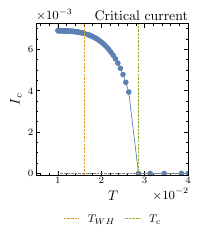

The script that saved this image:
import sys
import os 
if not os.path.exists('../Sources'):
	print("Error - Path to Sources directory not found ")
	raise Exception("Error - Path to Sources directory not found ")
else:	
	sys.path.insert(1,'../Sources')	

# path_to_dump = '../Dump/SupCondWHImagDumpfiles'
# path_to_dump = '../Dump/l_05Sup/'
path_to_dump = '../Dump/l_05SupHIGH/'
# path_to_dump = '../Dump/l_05Supalpha0_1/'
# path_to_dump = '../Dump/l1Sup/'
# path_to_dump = '../Dump/lambannealSup'

if not os.path.exists(path_to_dump):
    print("Error - Path to Dump directory not found")
    print("expected path: ", path_to_dump)
    # print("Creating Dump directory : ", path_to_dump)
    #os.makedirs(path_to_dump)
    raise Exception("Error - Path to Dump directory not found ")


from SYK_fft import *
import numpy as np
import matplotlib.pyplot as plt
from matplotlib import rcParams
from ConformalAnalytical import *
from collectconvergedbetas import ret_converged_betas
from scipy.interpolate import Akima1DInterpolator,CubicSpline,PchipInterpolator
#import time


plt.style.use('physrev.mplstyle') # Set full path to if physrev.mplstyle is not in the same in directory as the notebook
# plt.rcParams['figure.dpi'] = "120"
# # plt.rcParams['legend.fontsize'] = '14'
plt.rcParams['legend.fontsize'] = '8'
plt.rcParams['figure.titlesize'] = '10'
plt.rcParams['axes.titlesize'] = '10'
plt.rcParams['axes.labelsize'] = '10'
# plt.rcParams['figure.figsize'] = f'{3.25*2},{3.25*2}'
# plt.rcParams['lines.markersize'] = '6'
plt.rcParams['lines.linewidth'] = '0.5'
plt.rcParams['axes.formatter.limits'] = '-2,2'

# plt.rcParams['figure.figsize'] = '8,7'




DUMP = False
PLOTTING = True

# Nbig = int(2**16)
Nbig = int(2**14)
err = 1e-12
#err = 1e-2
ITERMAX = 15000

global beta

mu = 0.0
g = 0.5
r = 1.
alpha = 0.
# alpha = 0.2
# alpha = 0.1
# lamb = 0.001
lamb = 0.05
# lamb = 1.0
#J = 0.0
J = 0

man_exclude = np.array([10,22,24,27,30,31])
# betalist = [25,42,54,80,99]
betalist = ret_converged_betas(filename='../SupWH/NEWsupl05.out',ITERMAX=10000,man_exclude = man_exclude) #filename already the default one
# betalist = ret_converged_betas(filename='alpha0_1.out',ITERMAX=50000) 
CritCurrlist = np.zeros_like(betalist, dtype=np.float64)
# betalist = [25,50,80,190]
# betalist = [2000,]

kappa = 1.
fig, ax = plt.subplots(1,constrained_layout=True)
fig.set_figwidth(3.25*1*2/3)
fig.tight_layout()
ax.set_box_aspect(aspect=1)
ax.tick_params(axis='both', labelsize=7)
ax.tick_params(axis='y', pad=2)
ax.tick_params(axis='x',  pad=1)
ax.tick_params(axis='x', pad=1)

thetalist = np.linspace(0,2*np.pi,100)
for i, beta in enumerate(betalist): 
    col = 'C'+str(i)
    lab = r'$\beta = $' + f'{beta}'
    omega = ImagGridMaker(Nbig,beta,'fermion')
    nu = ImagGridMaker(Nbig,beta,'boson')
    tau = ImagGridMaker(Nbig,beta,'tau')

    delta = 0.420374134464041
    omegar2 = ret_omegar2(g,beta)

    ################# LOADING STEP ##########################
    savefile = 'SUP'
    savefile += 'Nbig' + str(int(np.log2(Nbig))) + 'beta' + str(beta) 
    savefile += 'g' + str(g) + 'r' + str(r)
    savefile += 'lamb' + f'{lamb:.3}'
    # savefile += 'alpha' + f'{alpha:.2}'
    savefile = savefile.replace('.','_') 
    savefile += '.npy'

    try:
        # GDtau,DDtau,FDtau,GODtau,DODtau,FODtau = np.load(os.path.join(path_to_dump, savefile)) 
        GDtau,DDtau,FDtau,GODtau,DODtau,FODtau = np.load(os.path.join(path_to_dump, savefile)) 
    except FileNotFoundError:
        print(savefile, " not found")
        exit(1)

    ##########################################################

    assert len(GDtau) == Nbig, 'Improperly loaded starting guess'

    GDomega = Time2FreqF(GDtau,Nbig,beta)
    FDomega = Time2FreqF(FDtau,Nbig,beta)
    GODomega = Time2FreqF(GODtau,Nbig,beta)
    FODomega = Time2FreqF(FODtau,Nbig,beta)
    DDomega = Time2FreqB(DDtau,Nbig,beta)
    DODomega = Time2FreqB(DODtau,Nbig,beta)




    SigmaDtau = 1.0 * kappa * (g**2) * DDtau * GDtau
    #Pitau = 2.0 * g**2 * (Gtau * Gtau[::-1] - Ftau * Ftau[::-1]) #KMS G(-tau) = -G(beta-tau) , VIS
    PiDtau = -2.0 * g**2 * (-1.* GDtau * GDtau[::-1] - (1-alpha) * np.conj(FDtau) * FDtau)#KMS G(-tau) = -G(beta-tau), me
    PhiDtau = -1.0 * (1-alpha) * kappa * (g**2) * DDtau * FDtau
    SigmaODtau = 1.0 * kappa * (g**2) * DODtau * GODtau
    #Pitau = 2.0 * g**2 * (Gtau * Gtau[::-1] - Ftau * Ftau[::-1]) #KMS G(-tau) = -G(beta-tau) , VIS
    PiODtau = -2.0 * g**2 * (-1.* GODtau * GODtau[::-1] - (1-alpha) * np.conj(FODtau) * FODtau)#KMS G(-tau) = -G(beta-tau), me
    PhiODtau = -1.0 * (1-alpha) * kappa * (g**2) * DODtau * FODtau

    SigmaDomega = Time2FreqF(SigmaDtau,Nbig,beta)
    PiDomega =  Time2FreqB(PiDtau,Nbig,beta)
    PhiDomega = Time2FreqF(PhiDtau,Nbig,beta)
    SigmaODomega = Time2FreqF(SigmaODtau,Nbig,beta)
    PiODomega =  Time2FreqB(PiODtau,Nbig,beta)
    PhiODomega = Time2FreqF(PhiODtau,Nbig,beta)   


    retFE = lambda theta : np.sum(-np.log(lamb**4 + ((SigmaDomega + SigmaODomega - 1j*omega)*(-1j*omega - np.conj(SigmaDomega) - np.conj(SigmaODomega)) - PhiDomega*np.conj(PhiDomega))*((SigmaDomega - SigmaODomega - 1j*omega)*(-1j*omega - np.conj(SigmaDomega) + np.conj(SigmaODomega)) - PhiDomega*np.conj(PhiDomega)) - lamb**2*(SigmaDomega**2 - 4j*SigmaDomega*omega - 2*omega**2 + np.conj(SigmaDomega)**2 + 4j*omega*np.real(SigmaDomega) - 4*np.real(SigmaODomega)**2) + 2*lamb*(lamb*(np.abs(SigmaODomega)**2 + np.abs(PhiDomega)**2)*np.cos(2*theta) + np.cos(theta)*(SigmaODomega*np.abs(SigmaODomega)**2 - 2j*SigmaODomega*omega*np.conj(SigmaDomega) - SigmaODomega*np.conj(SigmaDomega)**2 - SigmaDomega*(SigmaDomega - 2j*omega)*np.conj(SigmaODomega) + SigmaODomega*np.conj(SigmaODomega)**2 + 2*(lamb**2 + omega**2 + np.abs(PhiDomega)**2)*np.real(SigmaODomega)))))

    normaln = -np.sum(np.log(omega**4))
    FEsumangle = np.array([retFE(theta) - normaln for theta in thetalist]) 
    FEsumangle -= np.mean(FEsumangle)
    FEsumangle = np.real(FEsumangle)
    JosephsonCurrent = (1./beta) * np.gradient(FEsumangle,thetalist)
    CritCurrent = np.max(JosephsonCurrent)
    CritCurrlist[i] = CritCurrent




# ax.plot(thetalist, (1./beta) * np.gradient(FEsumangle,thetalist), ls ='-', c=col,label=lab)
ax.plot(1./betalist, CritCurrlist, '.-')
ax.axvline(1./62,ls='--',c='C1',label =r'$T_{WH}$')
ax.axvline(1./32,ls='--',c='C2',label = r'$T_c$')
ax.plot(1./betalist, np.zeros_like(CritCurrlist), ls='--', c='gray')
# ax.plot(betalist, CritCurrlist,'.-')
# ax.set_xlabel(r'$\beta$')

stopidx = np.argmin(np.abs(betalist - 46))
startidx = np.argmin(np.abs(betalist - 34))
interslice = slice(stopidx,startidx,-1) #strictly increasing order
predictslice = slice(stopidx, startidx-3, -1 )
Tlist = 1./betalist
print(Tlist[interslice], list[interslice])

# interpol = Akima1DInterpolator(x=Tlist[interslice],y=CritCurrlist[interslice],method='makima',extrapolate=True)
# interpol = PchipInterpolator(x=Tlist[interslice],y=CritCurrlist[interslice],extrapolate=True)
interpol = CubicSpline(x=Tlist[interslice],y=CritCurrlist[interslice],extrapolate=True)

# ax.plot(Tlist[interslice], interpol(Tlist[interslice]),ls='--',c='gray')
ax.plot(Tlist[predictslice], interpol(Tlist[predictslice]),ls='--',c='C3',label='extrapolation')
print(interpol(Tlist[predictslice]))
ax.set_xlabel(r'$T$')
ax.set_ylabel(r'$I_c$')
ax.set_xlim(0,0.121)
ax.set_ylim(0,)
ax.set_title(r'Critical current',pad=-8,loc='right')
# ax.legend(fontsize=16)

handles, labels = ax.get_legend_handles_labels()
lgd = fig.legend(handles, labels, ncol=len(labels)//2+1, loc="lower center", bbox_to_anchor=(0.5,-0.6),frameon=True,fancybox=True,borderaxespad=2, bbox_transform=ax.transAxes)


# fig.tight_layout()

print(fig.get_size_inches())
fig.savefig('TempDepCritCurrent.pdf', bbox_inches='tight')
plt.show()